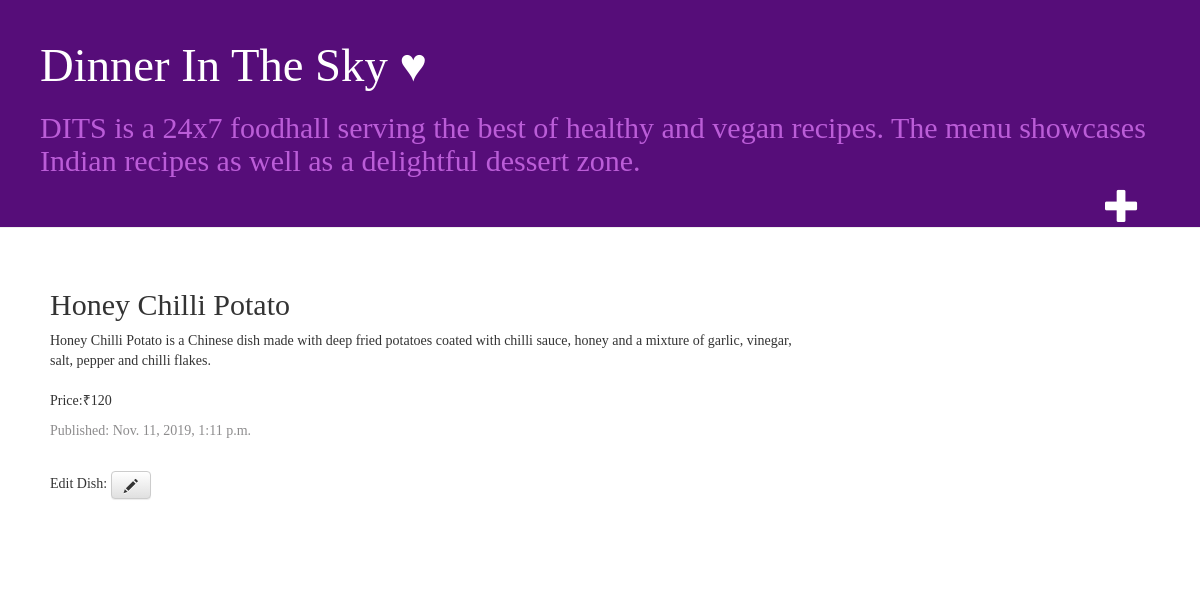
The app's page /post/2/ with its own data.
### blog/models.py (models this page shows, shortened)
class Post(models.Model):
    author = models.ForeignKey(settings.AUTH_USER_MODEL, on_delete=models.CASCADE)
    title = models.CharField(max_length=200)
    text = models.TextField()
    created_date = models.DateTimeField(default=timezone.now)
    published_date = models.DateTimeField(blank=True, null=True)

### blog/views.py (the view)
# urls.py: path('post/<int:pk>/', views.post_detail, name='post_detail'),
def post_detail(request,pk):
    post=get_object_or_404(Post,pk=pk)
    return render(request,'blog/post_detail.html',{'post':post})

### blog/templates/blog/post_detail.html
{% extends 'blog/base.html' %}
{% block content %}
<div class="post">
    <h2>{{post.title}}</h2>
    <p>{{ post.text|linebreaksbr }}</p>
    <div class="date">
        <p>Published: {{post.published_date}}</p>
    </div>
    <br>
    <p>Edit Dish: <a class="btn btn-default" href="{% url 'post_edit' pk=post.pk %}"><span class="glyphicon glyphicon-pencil"></span></a></p>
</div>
{% endblock %}

### blog/static/css/blog.css (style rules this page uses)
body { padding-left: 0px; font-family: 'Lobster'; }
h1, h2, h3, h4 { font-family: 'Lobster'; }
.date { color: #8d8c8d; }
.post { margin-bottom: 30px; }

### records on screen
Post: title "Honey Chilli Potato", text "Honey Chilli Potato is a Chinese dish made with deep fried potatoes coated with chilli sauce, honey and a mixture of garlic, vinegar, salt, pepper and chilli flakes. Price:₹120", published_date "Nov. 11, 2019, 1:11 p.m."
